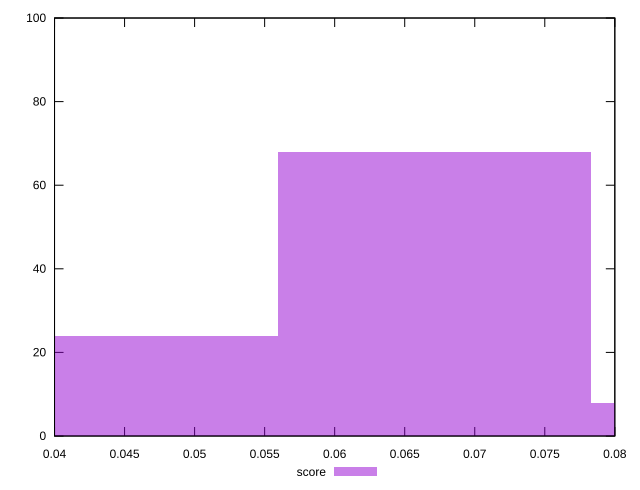

This chart was generated by the following gnuplot code:
reset

$score <<EOF
0.08949290569217705 8
0.06711967926913279 68
0.044746452846088525 24
EOF

set key outside below
set boxwidth 0.022373226423044262
set xrange [0.04:0.08]
set yrange [0:100]
set trange [0:100]
set style fill transparent solid 0.5 noborder
set terminal svg size 640, 490 enhanced background rgb 'white'
set output "reports/report_00027_2021-02-24T12-40-31.850Z/interactive/samples/astro/score/histogram.svg"

plot $score title "score" with boxes

reset
